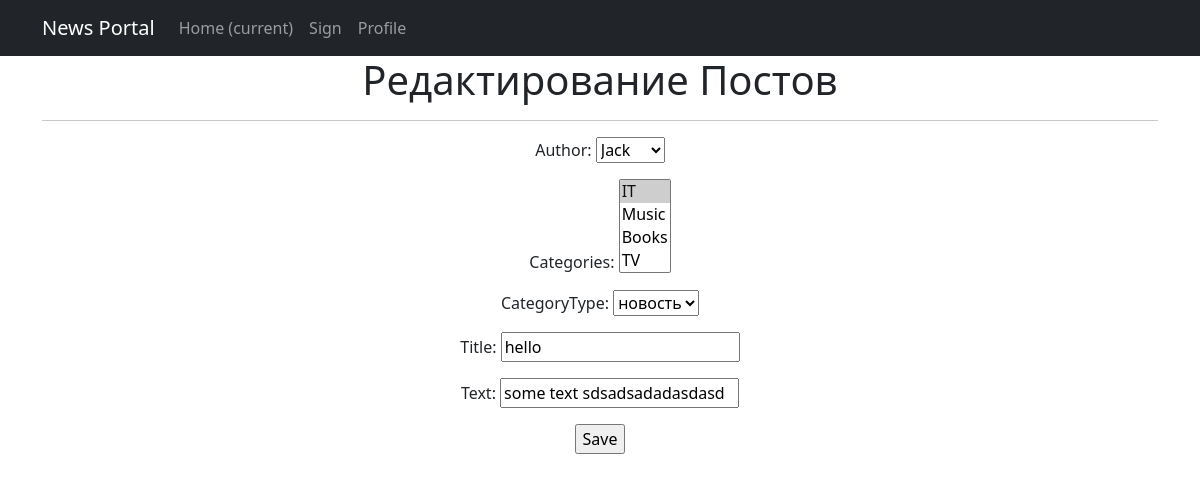
Screenshot of /news/5/edit (signed in) with the database file from the repository.
### newapp/models.py (models this page shows, shortened)
class Post(models.Model):
    author = models.ForeignKey(Author, on_delete=models.CASCADE)
    NEWS = 'NW'
    ARTICLE = 'AR'
    CATEGORY_CHOICES = (
        (NEWS, "новость"),
        (ARTICLE, "статья")
    )
    categoryType = models.CharField(max_length=2, choices=CATEGORY_CHOICES, default=ARTICLE)
    dateCreation = models.DateTimeField(auto_now_add=True)
    postCategory = models.ManyToManyField(Category, through='PostCategory')
    title = models.CharField(max_length=128)
    text = models.TextField()
    rating = models.SmallIntegerField(default=0)

### newapp/views.py (the view)
# urls.py: path('<int:pk>/edit',PostUpdate.as_view(),name='edit'),
class PostUpdate(PermissionRequiredMixin,UpdateView):
    form_class = PostForm
    model = Post
    template_name = 'post_edit.html'
    permission_required = ('newapp.change_post',)
    def get_object(self, **kwargs):
        id = self.kwargs.get('pk')
        return Post.objects.get(pk=id)

### newapp/forms.py (shortened to what this page needs)
class PostForm(ModelForm):
    text = CharField()
    postCategory = ModelMultipleChoiceField(
        queryset=Category.objects.all(),
        label='Categories',
    )
    class Meta:
        model = Post
        fields = ['author','postCategory',
                  'categoryType','title','text'
                  ]

### newapp/models.py (called while the page is built)
    def __str__(self):
        return '{}'.format(self.authorUser)

    def __str__(self):
        return '{}'.format(self.name)

### templates/post_edit.html (shortened to what this page needs)
{% extends 'flatpages/default.html' %}
{% block content %}
<h1>Редактирование Постов</h1>
<hr>
<form action="" method="post">
    {{ form.as_p }}
    <input type="submit" value="Save" />
</form>
{% endblock content %}

### rows the page displays
Post: author "Jack", categoryType "новость", title "hello", text "some text sdsadsadadasdasd"
